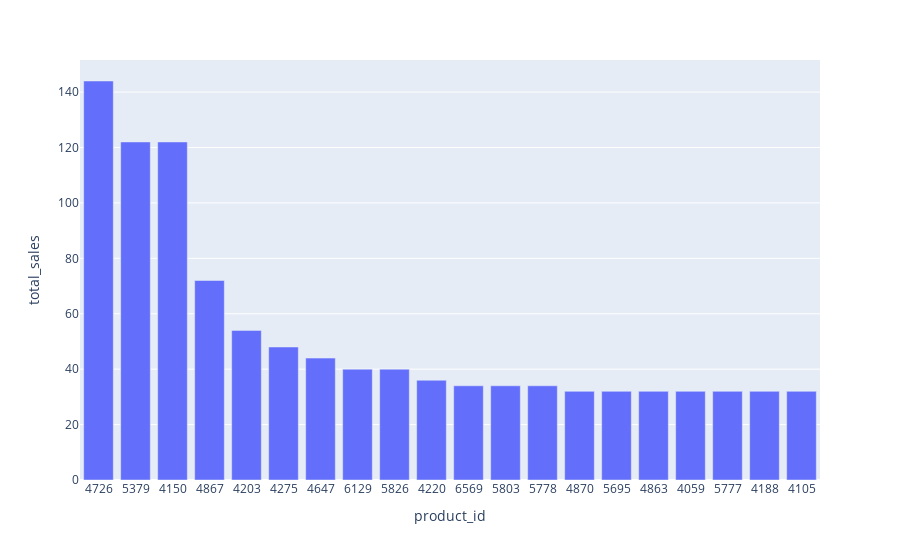

The notebook cell this image was saved under:
### Markdown cell above
<div style="border: 1px solid RGB(51,165,182);" >
<h3 style="margin: auto; padding: 20px; color: RGB(51,165,182); ">Etape 5.2 - Analyse des ventes en Quantités</h3>
</div>

### Code cell
#####################################
# Palmares des articles en quantité #
#####################################

#Effectuer le tri dans l'ordre décroissant de quantités vendues du dataset df_merge
df_merge2.sort_values(by='total_sales', ascending=False, inplace=True)
#Réinitialiser l'index du dataset par un reset_index
df_merge2.reset_index(drop=True,inplace=True)
display(df_merge2.head())
#Afficher les 20 premier articles en quantité
quantité_vendues_par_article = pd.DataFrame(df_merge2.groupby('product_id')['total_sales'].sum().sort_values(ascending=False).head(20))
display(quantité_vendues_par_article)

#Graphique en barre des 20 premiers articles avec plotly express
fig = px.bar(quantité_vendues_par_article, y='total_sales')
fig.show()

### Figure 1 — Plotly figure (JSON) as saved in the notebook; plotly's stock layout.template omitted (floating-point values rounded to 4 significant figures)
{"data": [{"alignmentgroup": "True", "hovertemplate": "product_id=%{x}<br>total_sales=%{y}<extra></extra>", "legendgroup": "", "marker": {"color": "#636efa", "pattern": {"shape": ""}}, "name": "", "offsetgroup": "", "orientation": "v", "showlegend": false, "textposition": "auto", "type": "bar", "x": ["4726", "5379", "4150", "4867", "4203", "4275", "4647", "6129", "5826", "4220", "6569", "5803", "5778", "4870", "5695", "4863", "4059", "5777", "4188", "4105"], "xaxis": "x", "y": [144, 122, 122, 72, 54, 48, 44, 40, 40, 36, 34, 34, 34, 32, 32, 32, 32, 32, 32, 32], "yaxis": "y"}], "layout": {"barmode": "relative", "legend": {"tracegroupgap": 0}, "margin": {"t": 60}, "xaxis": {"anchor": "y", "domain": [0, 1], "title": {"text": "product_id"}}, "yaxis": {"anchor": "x", "domain": [0, 1], "title": {"text": "total_sales"}}}}
